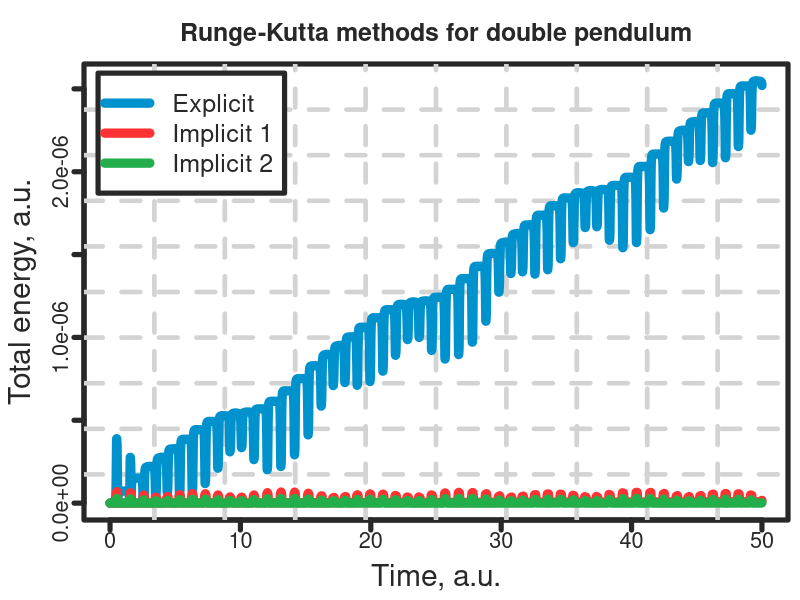

Write R code to recreate this figure.
#Color plot of smooth lines with R base package

# The position of the legend can be specified also using the following keywords:
# "bottomright", "bottom", "bottomleft", "left", "topleft", "top", "topright", "right" and "center".
# The parameter inset is used to create margins

tol <- 1e-9

data1 <- read.table("data/results.dat")

x1 <- data1$V1
z1 <- data1$V5
z2 <- data1$V6
z3 <- data1$V7

z1 <- abs(z1-z1[1])
z2 <- abs(z2-z2[1])
z3 <- abs(z3-z3[1])

#=========================================

nms <- c("Explicit","Implicit 1","Implicit 2")

x_max <- max(x1)
x_min <- min(x1)
x_length <- x_max-x_min
z_max <- max(z1,z2,z3)
z_min <- min(z1,z2,z3)

cols <- c("#0092cc", "#ff3333", "#22af4b")
ltys <- c(1, 1, 1)
pchs <- c(NA, NA, NA)


col_main <- "#282828"
lwd_main <- 5
axis_label_size <- 1.8
legend_font_size <- 1.5
tick_font_size <- 1.3
title_font_size <- 1.5

filename <- paste("dp_energy", sep="")

png(paste(filename, ".png", sep = ""), width = 2000, height = 2000, units = "px", pointsize = 45)
# par(mar = c(bottom, left, top, right))
par(mar = c(4.0, 4.2, 3.2, 0.6), mgp = c(2.5, 0.6, 0), lwd = lwd_main, 
    bg = "#ffffff", col = col_main, col.lab = col_main, col.axis = col_main, col.main = col_main)

line_width <- 9
psz <- 1

plot(0, 0, pch = NA, # log = "y",
    xlim = c(x_min, x_max), ylim = c(z_min, z_max), 
    xlab = "Time, a.u.", 
    ylab = "Total energy, a.u.", 
    main = paste("Runge-Kutta methods for double pendulum", sep=""),
    cex.axis = tick_font_size,
    cex.main = title_font_size,
    cex.lab = axis_label_size)

axis(1, col.ticks = col_main, lwd = lwd_main, lwd.ticks = lwd_main, col = col_main, labels = FALSE)
axis(2, col.ticks = col_main, lwd = lwd_main, lwd.ticks = lwd_main, col = col_main, labels = FALSE)

grid(nx = 10, ny = 10, col = "lightgray", lty = 2, lwd = 0.5*line_width, equilogs = FALSE)

lines(x1, z1, lwd = line_width, col = cols[1], lty = ltys[1])
lines(x1, z2, lwd = line_width, col = cols[2], lty = ltys[2])
lines(x1, z3, lwd = line_width, col = cols[3], lty = ltys[3])


legend("topleft", inset = 0.02, 
    legend = nms, 
    lwd = rep(line_width, 3), 
    lty = ltys,
    pch = pchs, 
    col = cols, 
    cex = legend_font_size,
    box.col = col_main)

dev.off()